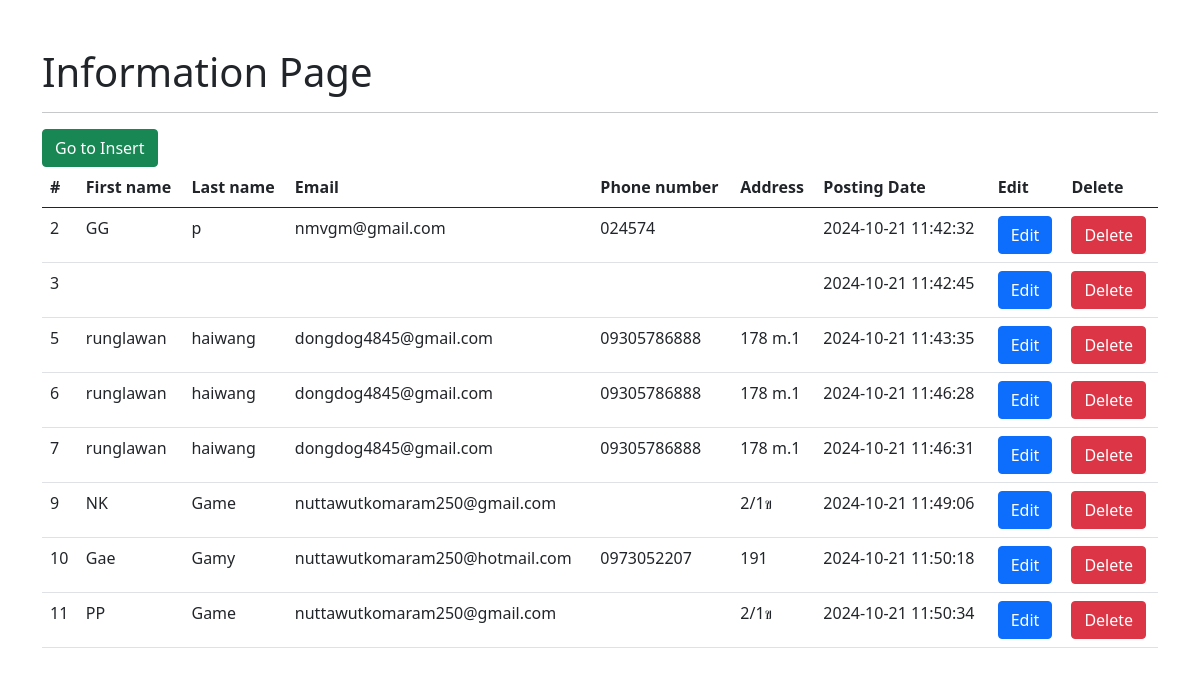
The page / on the database its author committed.
### tables this page shows
CREATE TABLE `tblusers` (
  `id` int(11) NOT NULL,
  `firstname` varchar(255) NOT NULL,
  `lastname` varchar(255) NOT NULL,
  `email` varchar(255) NOT NULL,
  `phonenumber` char(11) NOT NULL,
  `address` varchar(255) NOT NULL,
  `postingdate` timestamp NOT NULL DEFAULT current_timestamp()
);

### functions.php (called while the page is built, shortened)
<?php
    class DB_con{
        function __construct(){
            $conn = mysqli_connect(DB_SERVER, DB_USER, DB_PASS, DB_NAME);
            $this->dbcon = $conn;
        }
        public function fetchdata(){
            $result = mysqli_query($this->dbcon, "SELECT * FROM tblusers");
            return $result;
        }
    }
?>

### index.php (the view, shortened to what this page needs)
<!DOCTYPE html>
<html lang="en">
<head>
    <link href="https://cdn.jsdelivr.net/npm/bootstrap@5.0.2/dist/css/bootstrap.min.css" rel="stylesheet">
</head>
<body>
    <div class="container">
    <h1 class="mt-5"> Information Page</h1>
    <hr>
    <a href="insert.php" class="btn btn-success"> Go to Insert </a>
    <table id="mytacle" class="table table-borderd tablw-striped">
        <thead>
            <th>#</th>
            <th>First name</th>
            <th>Last name</th>
            <th>Email</th>
            <th>Phone number</th>
            <th>Address</th>
            <th>Posting Date</th>
            <th>Edit</th>
            <th>Delete</th>
        </thead>
        <tbody>
            <?php
            include_once('functions.php');
            $fetchdata = new DB_con();
            $sql = $fetchdata->fetchdata();
            while($row = mysqli_fetch_array($sql)){
            ?>
                <tr>
                    <td><?php echo $row['id']; ?> </td>
                    <td><?php echo $row['firstname']; ?> </td>
                    <td><?php echo $row['lastname']; ?> </td>
                    <td><?php echo $row['email']; ?> </td>
                    <td><?php echo $row['phonenumber']; ?> </td>
                    <td><?php echo $row['address']; ?> </td>
                    <td><?php echo $row['postingdate']; ?> </td>
                    <td><a href="update.php?id=<?php echo $row['id']; ?>" class="btn btn-primary"> Edit </a></td>
                    <td><a href="delete.php?del=<?php echo $row['id']; ?>" class="btn btn-danger">Delete</a></td>
                </tr>
            <?php
}
            ?>
        </tbody>
    </table>
    </div>
</body>
</html>

### rows shown on the page
tblusers: id "2", firstname "GG", lastname "p", email "nmvgm@gmail.com", phonenumber "024574", postingdate "2024-10-21 11:42:32"
tblusers: id "3", postingdate "2024-10-21 11:42:45"
tblusers: id "5", firstname "runglawan", lastname "haiwang", email "dongdog4845@gmail.com", phonenumber "09305786888", address "178 m.1", postingdate "2024-10-21 11:43:35"
tblusers: id "6", firstname "runglawan", lastname "haiwang", email "dongdog4845@gmail.com", phonenumber "09305786888", address "178 m.1", postingdate "2024-10-21 11:46:28"
tblusers: id "7", firstname "runglawan", lastname "haiwang", email "dongdog4845@gmail.com", phonenumber "09305786888", address "178 m.1", postingdate "2024-10-21 11:46:31"
tblusers: id "9", firstname "NK", lastname "Game", email "nuttawutkomaram250@gmail.com", address "2/1ข", postingdate "2024-10-21 11:49:06"
tblusers: id "10", firstname "Gae", lastname "Gamy", email "nuttawutkomaram250@hotmail.com", phonenumber "0973052207", address "191", postingdate "2024-10-21 11:50:18"
tblusers: id "11", firstname "PP", lastname "Game", email "nuttawutkomaram250@gmail.com", address "2/1ข", postingdate "2024-10-21 11:50:34"
